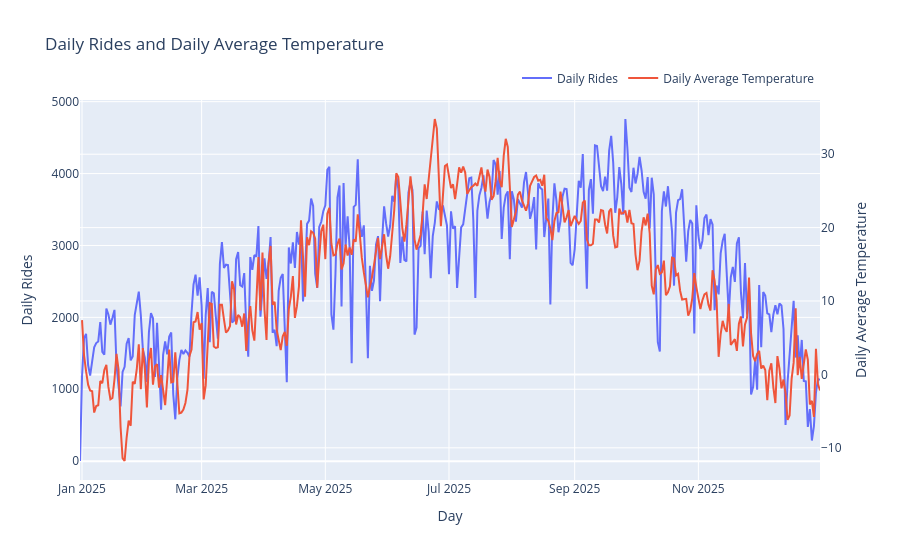

The notebook cell this image was saved under:
### Markdown cell above
Rides vs temperature

### Code cell
import plotly.graph_objects as go


fig = go.Figure()

fig.add_trace(
    go.Scatter(
        x=bike_weather_daily["date"],
        y=bike_weather_daily["number_of_rides"],
        mode="lines",
        name="Daily Rides",
        yaxis="y1"
    )
)

fig.add_trace(
    go.Scatter(
        x=bike_weather_daily["date"],
        y=bike_weather_daily["temperature_2m_mean"],
        mode="lines",
        name="Daily Average Temperature",
        yaxis="y2"
    )
)

fig.update_layout(
    title="Daily Rides and Daily Average Temperature",
    xaxis=dict(
        title="Day"
    ),
    yaxis=dict(
        title="Daily Rides",
        side="left"
    ),
    yaxis2=dict(
        title="Daily Average Temperature",
        overlaying="y",
        side="right"
    ),
    hovermode="x unified",
    legend=dict(
        orientation="h",
        yanchor="bottom",
        y=1.02,
        xanchor="right",
        x=1
    )
)

fig.show()

### Figure 1 — Plotly figure (JSON) as saved in the notebook; plotly's stock layout.template omitted (floating-point values rounded to 4 significant figures; data arrays with more than 128 entries replaced by an {"elided": "..."} marker saying what was removed)
{"data": [{"mode": "lines", "name": "Daily Rides", "type": "scatter", "x": {"elided": "366 str values"}, "y": {"elided": "366 int values"}, "yaxis": "y"}, {"mode": "lines", "name": "Daily Average Temperature", "type": "scatter", "x": {"elided": "366 str values"}, "y": {"elided": "366 float values"}, "yaxis": "y2"}], "layout": {"hovermode": "x unified", "legend": {"orientation": "h", "x": 1, "xanchor": "right", "y": 1.02, "yanchor": "bottom"}, "title": {"text": "Daily Rides and Daily Average Temperature"}, "xaxis": {"title": {"text": "Day"}}, "yaxis": {"side": "left", "title": {"text": "Daily Rides"}}, "yaxis2": {"overlaying": "y", "side": "right", "title": {"text": "Daily Average Temperature"}}}}
